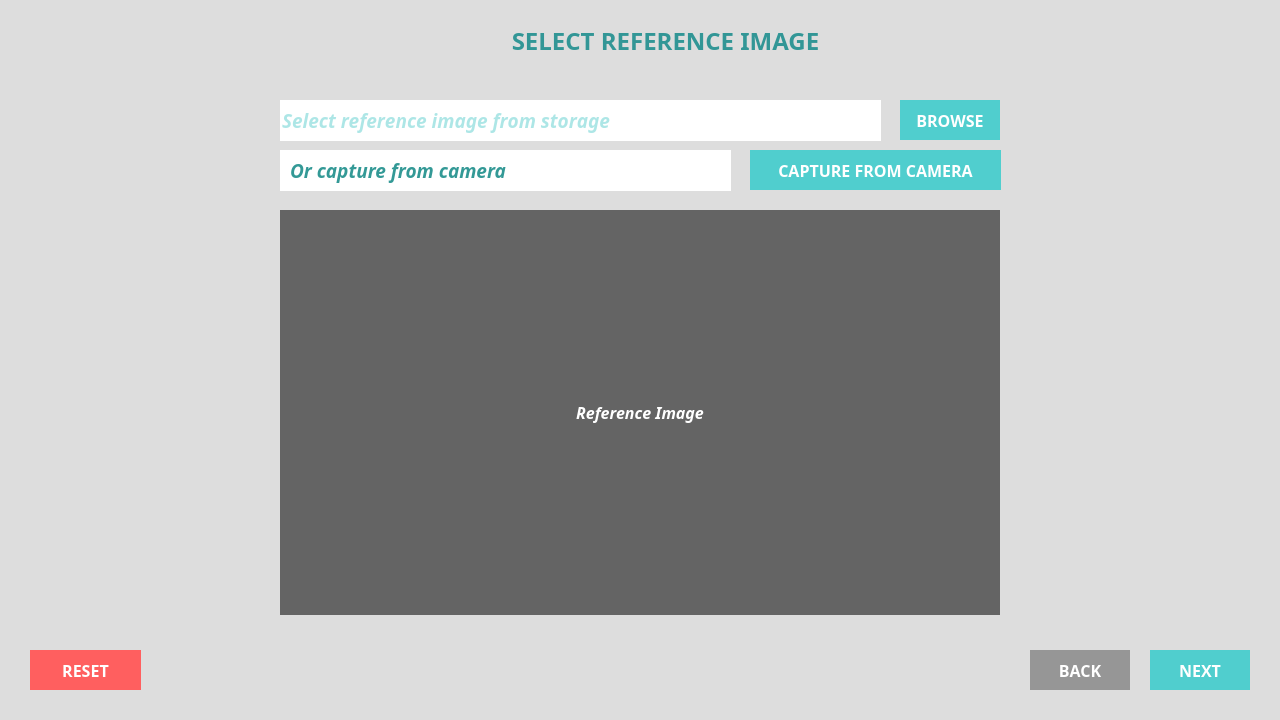
<?xml version="1.0" encoding="UTF-8"?>
<ui version="4.0">
 <class>MainWindow</class>
 <widget class="QMainWindow" name="MainWindow">
  <property name="geometry">
   <rect>
    <x>0</x>
    <y>0</y>
    <width>1280</width>
    <height>720</height>
   </rect>
  </property>
  <property name="minimumSize">
   <size>
    <width>1280</width>
    <height>720</height>
   </size>
  </property>
  <property name="maximumSize">
   <size>
    <width>1280</width>
    <height>720</height>
   </size>
  </property>
  <property name="windowTitle">
   <string>MainWindow</string>
  </property>
  <property name="styleSheet">
   <string notr="true">border: 0;
background-color: rgb(221, 221, 221);</string>
  </property>
  <widget class="QWidget" name="centralwidget">
   <widget class="QLabel" name="define_parking_lot_label">
    <property name="geometry">
     <rect>
      <x>480</x>
      <y>20</y>
      <width>361</width>
      <height>41</height>
     </rect>
    </property>
    <property name="font">
     <font>
      <family>Montserrat</family>
      <pointsize>16</pointsize>
      <weight>75</weight>
      <italic>false</italic>
      <bold>true</bold>
     </font>
    </property>
    <property name="styleSheet">
     <string notr="true">color: rgb(91, 206, 206);
background-color: rgb(255, 255, 255);</string>
    </property>
    <property name="text">
     <string>SELECT REFERENCE IMAGE</string>
    </property>
    <property name="alignment">
     <set>Qt::AlignCenter</set>
    </property>
   </widget>
   <widget class="QPushButton" name="browse_B">
    <property name="geometry">
     <rect>
      <x>900</x>
      <y>100</y>
      <width>100</width>
      <height>40</height>
     </rect>
    </property>
    <property name="maximumSize">
     <size>
      <width>100</width>
      <height>40</height>
     </size>
    </property>
    <property name="font">
     <font>
      <family>Montserrat</family>
      <pointsize>12</pointsize>
      <weight>75</weight>
      <bold>true</bold>
     </font>
    </property>
    <property name="styleSheet">
     <string notr="true">QPushButton{
	background-color: rgb(80, 206, 206);
	color: rgb(255, 255, 255);
}

QPushButton:hover{
	background-color:rgb(51, 153, 150);
}

QPushButton:pressed{
	background-color: rgb(40, 120, 130);
}</string>
    </property>
    <property name="text">
     <string>BROWSE</string>
    </property>
   </widget>
   <widget class="QPushButton" name="back_B">
    <property name="geometry">
     <rect>
      <x>1030</x>
      <y>650</y>
      <width>100</width>
      <height>40</height>
     </rect>
    </property>
    <property name="maximumSize">
     <size>
      <width>100</width>
      <height>40</height>
     </size>
    </property>
    <property name="palette">
     <palette>
      <active>
       <colorrole role="WindowText">
        <brush brushstyle="SolidPattern">
         <color alpha="255">
          <red>255</red>
          <green>255</green>
          <blue>255</blue>
         </color>
        </brush>
       </colorrole>
       <colorrole role="Button">
        <brush brushstyle="SolidPattern">
         <color alpha="255">
          <red>150</red>
          <green>150</green>
          <blue>150</blue>
         </color>
        </brush>
       </colorrole>
       <colorrole role="Text">
        <brush brushstyle="SolidPattern">
         <color alpha="255">
          <red>255</red>
          <green>255</green>
          <blue>255</blue>
         </color>
        </brush>
       </colorrole>
       <colorrole role="ButtonText">
        <brush brushstyle="SolidPattern">
         <color alpha="255">
          <red>255</red>
          <green>255</green>
          <blue>255</blue>
         </color>
        </brush>
       </colorrole>
       <colorrole role="Base">
        <brush brushstyle="SolidPattern">
         <color alpha="255">
          <red>150</red>
          <green>150</green>
          <blue>150</blue>
         </color>
        </brush>
       </colorrole>
       <colorrole role="Window">
        <brush brushstyle="SolidPattern">
         <color alpha="255">
          <red>150</red>
          <green>150</green>
          <blue>150</blue>
         </color>
        </brush>
       </colorrole>
      </active>
      <inactive>
       <colorrole role="WindowText">
        <brush brushstyle="SolidPattern">
         <color alpha="255">
          <red>255</red>
          <green>255</green>
          <blue>255</blue>
         </color>
        </brush>
       </colorrole>
       <colorrole role="Button">
        <brush brushstyle="SolidPattern">
         <color alpha="255">
          <red>150</red>
          <green>150</green>
          <blue>150</blue>
         </color>
        </brush>
       </colorrole>
       <colorrole role="Text">
        <brush brushstyle="SolidPattern">
         <color alpha="255">
          <red>255</red>
          <green>255</green>
          <blue>255</blue>
         </color>
        </brush>
       </colorrole>
       <colorrole role="ButtonText">
        <brush brushstyle="SolidPattern">
         <color alpha="255">
          <red>255</red>
          <green>255</green>
          <blue>255</blue>
         </color>
        </brush>
       </colorrole>
       <colorrole role="Base">
        <brush brushstyle="SolidPattern">
         <color alpha="255">
          <red>150</red>
          <green>150</green>
          <blue>150</blue>
         </color>
        </brush>
       </colorrole>
       <colorrole role="Window">
        <brush brushstyle="SolidPattern">
         <color alpha="255">
          <red>150</red>
          <green>150</green>
          <blue>150</blue>
         </color>
        </brush>
       </colorrole>
      </inactive>
      <disabled>
       <colorrole role="WindowText">
        <brush brushstyle="SolidPattern">
         <color alpha="255">
          <red>255</red>
          <green>255</green>
          <blue>255</blue>
         </color>
        </brush>
       </colorrole>
       <colorrole role="Button">
        <brush brushstyle="SolidPattern">
         <color alpha="255">
          <red>150</red>
          <green>150</green>
          <blue>150</blue>
         </color>
        </brush>
       </colorrole>
       <colorrole role="Text">
        <brush brushstyle="SolidPattern">
         <color alpha="255">
          <red>255</red>
          <green>255</green>
          <blue>255</blue>
         </color>
        </brush>
       </colorrole>
       <colorrole role="ButtonText">
        <brush brushstyle="SolidPattern">
         <color alpha="255">
          <red>255</red>
          <green>255</green>
          <blue>255</blue>
         </color>
        </brush>
       </colorrole>
       <colorrole role="Base">
        <brush brushstyle="SolidPattern">
         <color alpha="255">
          <red>150</red>
          <green>150</green>
          <blue>150</blue>
         </color>
        </brush>
       </colorrole>
       <colorrole role="Window">
        <brush brushstyle="SolidPattern">
         <color alpha="255">
          <red>150</red>
          <green>150</green>
          <blue>150</blue>
         </color>
        </brush>
       </colorrole>
      </disabled>
     </palette>
    </property>
    <property name="font">
     <font>
      <family>Montserrat</family>
      <pointsize>12</pointsize>
      <weight>75</weight>
      <italic>false</italic>
      <bold>true</bold>
     </font>
    </property>
    <property name="whatsThis">
     <string>&lt;html&gt;&lt;head/&gt;&lt;body&gt;&lt;p&gt;&lt;span style=&quot; font-size:11pt; font-weight:400;&quot;&gt;Return to previous step&lt;/span&gt;&lt;/p&gt;&lt;/body&gt;&lt;/html&gt;</string>
    </property>
    <property name="styleSheet">
     <string notr="true">QPushButton{
	background-color: rgb(150, 150, 150);
	color: rgb(255, 255, 255);
}

QPushButton:hover{
	background-color:rgb(100, 100, 100);
}

QPushButton:pressed{
	background-color: rgb(75, 75, 75);
}</string>
    </property>
    <property name="text">
     <string>BACK</string>
    </property>
   </widget>
   <widget class="QPushButton" name="next_B">
    <property name="geometry">
     <rect>
      <x>1150</x>
      <y>650</y>
      <width>100</width>
      <height>40</height>
     </rect>
    </property>
    <property name="maximumSize">
     <size>
      <width>100</width>
      <height>40</height>
     </size>
    </property>
    <property name="palette">
     <palette>
      <active>
       <colorrole role="WindowText">
        <brush brushstyle="SolidPattern">
         <color alpha="255">
          <red>255</red>
          <green>255</green>
          <blue>255</blue>
         </color>
        </brush>
       </colorrole>
       <colorrole role="Button">
        <brush brushstyle="SolidPattern">
         <color alpha="255">
          <red>80</red>
          <green>206</green>
          <blue>206</blue>
         </color>
        </brush>
       </colorrole>
       <colorrole role="Text">
        <brush brushstyle="SolidPattern">
         <color alpha="255">
          <red>255</red>
          <green>255</green>
          <blue>255</blue>
         </color>
        </brush>
       </colorrole>
       <colorrole role="ButtonText">
        <brush brushstyle="SolidPattern">
         <color alpha="255">
          <red>255</red>
          <green>255</green>
          <blue>255</blue>
         </color>
        </brush>
       </colorrole>
       <colorrole role="Base">
        <brush brushstyle="SolidPattern">
         <color alpha="255">
          <red>80</red>
          <green>206</green>
          <blue>206</blue>
         </color>
        </brush>
       </colorrole>
       <colorrole role="Window">
        <brush brushstyle="SolidPattern">
         <color alpha="255">
          <red>80</red>
          <green>206</green>
          <blue>206</blue>
         </color>
        </brush>
       </colorrole>
      </active>
      <inactive>
       <colorrole role="WindowText">
        <brush brushstyle="SolidPattern">
         <color alpha="255">
          <red>255</red>
          <green>255</green>
          <blue>255</blue>
         </color>
        </brush>
       </colorrole>
       <colorrole role="Button">
        <brush brushstyle="SolidPattern">
         <color alpha="255">
          <red>80</red>
          <green>206</green>
          <blue>206</blue>
         </color>
        </brush>
       </colorrole>
       <colorrole role="Text">
        <brush brushstyle="SolidPattern">
         <color alpha="255">
          <red>255</red>
          <green>255</green>
          <blue>255</blue>
         </color>
        </brush>
       </colorrole>
       <colorrole role="ButtonText">
        <brush brushstyle="SolidPattern">
         <color alpha="255">
          <red>255</red>
          <green>255</green>
          <blue>255</blue>
         </color>
        </brush>
       </colorrole>
       <colorrole role="Base">
        <brush brushstyle="SolidPattern">
         <color alpha="255">
          <red>80</red>
          <green>206</green>
          <blue>206</blue>
         </color>
        </brush>
       </colorrole>
       <colorrole role="Window">
        <brush brushstyle="SolidPattern">
         <color alpha="255">
          <red>80</red>
          <green>206</green>
          <blue>206</blue>
         </color>
        </brush>
       </colorrole>
      </inactive>
      <disabled>
       <colorrole role="WindowText">
        <brush brushstyle="SolidPattern">
         <color alpha="255">
          <red>255</red>
          <green>255</green>
          <blue>255</blue>
         </color>
        </brush>
       </colorrole>
       <colorrole role="Button">
        <brush brushstyle="SolidPattern">
         <color alpha="255">
          <red>80</red>
          <green>206</green>
          <blue>206</blue>
         </color>
        </brush>
       </colorrole>
       <colorrole role="Text">
        <brush brushstyle="SolidPattern">
         <color alpha="255">
          <red>255</red>
          <green>255</green>
          <blue>255</blue>
         </color>
        </brush>
       </colorrole>
       <colorrole role="ButtonText">
        <brush brushstyle="SolidPattern">
         <color alpha="255">
          <red>255</red>
          <green>255</green>
          <blue>255</blue>
         </color>
        </brush>
       </colorrole>
       <colorrole role="Base">
        <brush brushstyle="SolidPattern">
         <color alpha="255">
          <red>80</red>
          <green>206</green>
          <blue>206</blue>
         </color>
        </brush>
       </colorrole>
       <colorrole role="Window">
        <brush brushstyle="SolidPattern">
         <color alpha="255">
          <red>80</red>
          <green>206</green>
          <blue>206</blue>
         </color>
        </brush>
       </colorrole>
      </disabled>
     </palette>
    </property>
    <property name="font">
     <font>
      <family>Montserrat</family>
      <pointsize>12</pointsize>
      <weight>75</weight>
      <italic>false</italic>
      <bold>true</bold>
     </font>
    </property>
    <property name="whatsThis">
     <string>&lt;html&gt;&lt;head/&gt;&lt;body&gt;&lt;p&gt;&lt;span style=&quot; font-size:11pt; font-weight:400;&quot;&gt;Proceed to next step&lt;/span&gt;&lt;/p&gt;&lt;/body&gt;&lt;/html&gt;</string>
    </property>
    <property name="styleSheet">
     <string notr="true">QPushButton{
	background-color: rgb(80, 206, 206);
	color: rgb(255, 255, 255);
}

QPushButton:hover{
	background-color:rgb(51, 153, 150);
}

QPushButton:pressed{
	background-color: rgb(40, 120, 130);
}</string>
    </property>
    <property name="text">
     <string>NEXT</string>
    </property>
   </widget>
   <widget class="QPushButton" name="reset_image_B">
    <property name="geometry">
     <rect>
      <x>30</x>
      <y>650</y>
      <width>111</width>
      <height>40</height>
     </rect>
    </property>
    <property name="maximumSize">
     <size>
      <width>200</width>
      <height>40</height>
     </size>
    </property>
    <property name="palette">
     <palette>
      <active>
       <colorrole role="WindowText">
        <brush brushstyle="SolidPattern">
         <color alpha="255">
          <red>255</red>
          <green>255</green>
          <blue>255</blue>
         </color>
        </brush>
       </colorrole>
       <colorrole role="Button">
        <brush brushstyle="SolidPattern">
         <color alpha="255">
          <red>255</red>
          <green>95</green>
          <blue>95</blue>
         </color>
        </brush>
       </colorrole>
       <colorrole role="Text">
        <brush brushstyle="SolidPattern">
         <color alpha="255">
          <red>255</red>
          <green>255</green>
          <blue>255</blue>
         </color>
        </brush>
       </colorrole>
       <colorrole role="ButtonText">
        <brush brushstyle="SolidPattern">
         <color alpha="255">
          <red>255</red>
          <green>255</green>
          <blue>255</blue>
         </color>
        </brush>
       </colorrole>
       <colorrole role="Base">
        <brush brushstyle="SolidPattern">
         <color alpha="255">
          <red>255</red>
          <green>95</green>
          <blue>95</blue>
         </color>
        </brush>
       </colorrole>
       <colorrole role="Window">
        <brush brushstyle="SolidPattern">
         <color alpha="255">
          <red>255</red>
          <green>95</green>
          <blue>95</blue>
         </color>
        </brush>
       </colorrole>
      </active>
      <inactive>
       <colorrole role="WindowText">
        <brush brushstyle="SolidPattern">
         <color alpha="255">
          <red>255</red>
          <green>255</green>
          <blue>255</blue>
         </color>
        </brush>
       </colorrole>
       <colorrole role="Button">
        <brush brushstyle="SolidPattern">
         <color alpha="255">
          <red>255</red>
          <green>95</green>
          <blue>95</blue>
         </color>
        </brush>
       </colorrole>
       <colorrole role="Text">
        <brush brushstyle="SolidPattern">
         <color alpha="255">
          <red>255</red>
          <green>255</green>
          <blue>255</blue>
         </color>
        </brush>
       </colorrole>
       <colorrole role="ButtonText">
        <brush brushstyle="SolidPattern">
         <color alpha="255">
          <red>255</red>
          <green>255</green>
          <blue>255</blue>
         </color>
        </brush>
       </colorrole>
       <colorrole role="Base">
        <brush brushstyle="SolidPattern">
         <color alpha="255">
          <red>255</red>
          <green>95</green>
          <blue>95</blue>
         </color>
        </brush>
       </colorrole>
       <colorrole role="Window">
        <brush brushstyle="SolidPattern">
         <color alpha="255">
          <red>255</red>
          <green>95</green>
          <blue>95</blue>
         </color>
        </brush>
       </colorrole>
      </inactive>
      <disabled>
       <colorrole role="WindowText">
        <brush brushstyle="SolidPattern">
         <color alpha="255">
          <red>255</red>
          <green>255</green>
          <blue>255</blue>
         </color>
        </brush>
       </colorrole>
       <colorrole role="Button">
        <brush brushstyle="SolidPattern">
         <color alpha="255">
          <red>255</red>
          <green>95</green>
          <blue>95</blue>
         </color>
        </brush>
       </colorrole>
       <colorrole role="Text">
        <brush brushstyle="SolidPattern">
         <color alpha="255">
          <red>255</red>
          <green>255</green>
          <blue>255</blue>
         </color>
        </brush>
       </colorrole>
       <colorrole role="ButtonText">
        <brush brushstyle="SolidPattern">
         <color alpha="255">
          <red>255</red>
          <green>255</green>
          <blue>255</blue>
         </color>
        </brush>
       </colorrole>
       <colorrole role="Base">
        <brush brushstyle="SolidPattern">
         <color alpha="255">
          <red>255</red>
          <green>95</green>
          <blue>95</blue>
         </color>
        </brush>
       </colorrole>
       <colorrole role="Window">
        <brush brushstyle="SolidPattern">
         <color alpha="255">
          <red>255</red>
          <green>95</green>
          <blue>95</blue>
         </color>
        </brush>
       </colorrole>
      </disabled>
     </palette>
    </property>
    <property name="font">
     <font>
      <family>Montserrat</family>
      <pointsize>12</pointsize>
      <weight>75</weight>
      <italic>false</italic>
      <bold>true</bold>
     </font>
    </property>
    <property name="whatsThis">
     <string>&lt;html&gt;&lt;head/&gt;&lt;body&gt;&lt;p&gt;&lt;span style=&quot; font-size:11pt; font-weight:400;&quot;&gt;Proceed to next step&lt;/span&gt;&lt;/p&gt;&lt;/body&gt;&lt;/html&gt;</string>
    </property>
    <property name="styleSheet">
     <string notr="true">QPushButton{
	background-color: rgb(255, 95, 95);
	color: rgb(255, 255, 255);
}

QPushButton:hover{
	background-color:rgb(200, 80, 80);
}

QPushButton:pressed{
	background-color: rgb(200, 60, 60);
}</string>
    </property>
    <property name="text">
     <string>RESET</string>
    </property>
   </widget>
   <widget class="QLabel" name="capture_from_cam">
    <property name="geometry">
     <rect>
      <x>280</x>
      <y>150</y>
      <width>451</width>
      <height>41</height>
     </rect>
    </property>
    <property name="font">
     <font>
      <family>Montserrat</family>
      <pointsize>14</pointsize>
      <weight>75</weight>
      <italic>true</italic>
      <bold>true</bold>
     </font>
    </property>
    <property name="styleSheet">
     <string notr="true">color: rgb(51, 153, 150);
background-color: rgb(255, 255, 255);</string>
    </property>
    <property name="text">
     <string>Or capture from camera</string>
    </property>
    <property name="alignment">
     <set>Qt::AlignLeading|Qt::AlignLeft|Qt::AlignVCenter</set>
    </property>
    <property name="indent">
     <number>10</number>
    </property>
   </widget>
   <widget class="QPushButton" name="cam_image_B">
    <property name="geometry">
     <rect>
      <x>750</x>
      <y>150</y>
      <width>251</width>
      <height>40</height>
     </rect>
    </property>
    <property name="maximumSize">
     <size>
      <width>300</width>
      <height>40</height>
     </size>
    </property>
    <property name="palette">
     <palette>
      <active>
       <colorrole role="WindowText">
        <brush brushstyle="SolidPattern">
         <color alpha="255">
          <red>255</red>
          <green>255</green>
          <blue>255</blue>
         </color>
        </brush>
       </colorrole>
       <colorrole role="Button">
        <brush brushstyle="SolidPattern">
         <color alpha="255">
          <red>80</red>
          <green>206</green>
          <blue>206</blue>
         </color>
        </brush>
       </colorrole>
       <colorrole role="Text">
        <brush brushstyle="SolidPattern">
         <color alpha="255">
          <red>255</red>
          <green>255</green>
          <blue>255</blue>
         </color>
        </brush>
       </colorrole>
       <colorrole role="ButtonText">
        <brush brushstyle="SolidPattern">
         <color alpha="255">
          <red>255</red>
          <green>255</green>
          <blue>255</blue>
         </color>
        </brush>
       </colorrole>
       <colorrole role="Base">
        <brush brushstyle="SolidPattern">
         <color alpha="255">
          <red>80</red>
          <green>206</green>
          <blue>206</blue>
         </color>
        </brush>
       </colorrole>
       <colorrole role="Window">
        <brush brushstyle="SolidPattern">
         <color alpha="255">
          <red>80</red>
          <green>206</green>
          <blue>206</blue>
         </color>
        </brush>
       </colorrole>
      </active>
      <inactive>
       <colorrole role="WindowText">
        <brush brushstyle="SolidPattern">
         <color alpha="255">
          <red>255</red>
          <green>255</green>
          <blue>255</blue>
         </color>
        </brush>
       </colorrole>
       <colorrole role="Button">
        <brush brushstyle="SolidPattern">
         <color alpha="255">
          <red>80</red>
          <green>206</green>
          <blue>206</blue>
         </color>
        </brush>
       </colorrole>
       <colorrole role="Text">
        <brush brushstyle="SolidPattern">
         <color alpha="255">
          <red>255</red>
          <green>255</green>
          <blue>255</blue>
         </color>
        </brush>
       </colorrole>
       <colorrole role="ButtonText">
        <brush brushstyle="SolidPattern">
         <color alpha="255">
          <red>255</red>
          <green>255</green>
          <blue>255</blue>
         </color>
        </brush>
       </colorrole>
       <colorrole role="Base">
        <brush brushstyle="SolidPattern">
         <color alpha="255">
          <red>80</red>
          <green>206</green>
          <blue>206</blue>
         </color>
        </brush>
       </colorrole>
       <colorrole role="Window">
        <brush brushstyle="SolidPattern">
         <color alpha="255">
          <red>80</red>
          <green>206</green>
          <blue>206</blue>
         </color>
        </brush>
       </colorrole>
      </inactive>
      <disabled>
       <colorrole role="WindowText">
        <brush brushstyle="SolidPattern">
         <color alpha="255">
          <red>255</red>
          <green>255</green>
          <blue>255</blue>
         </color>
        </brush>
       </colorrole>
       <colorrole role="Button">
        <brush brushstyle="SolidPattern">
         <color alpha="255">
          <red>80</red>
          <green>206</green>
          <blue>206</blue>
         </color>
        </brush>
       </colorrole>
       <colorrole role="Text">
        <brush brushstyle="SolidPattern">
         <color alpha="255">
          <red>255</red>
          <green>255</green>
          <blue>255</blue>
         </color>
        </brush>
       </colorrole>
       <colorrole role="ButtonText">
        <brush brushstyle="SolidPattern">
         <color alpha="255">
          <red>255</red>
          <green>255</green>
          <blue>255</blue>
         </color>
        </brush>
       </colorrole>
       <colorrole role="Base">
        <brush brushstyle="SolidPattern">
         <color alpha="255">
          <red>80</red>
          <green>206</green>
          <blue>206</blue>
         </color>
        </brush>
       </colorrole>
       <colorrole role="Window">
        <brush brushstyle="SolidPattern">
         <color alpha="255">
          <red>80</red>
          <green>206</green>
          <blue>206</blue>
         </color>
        </brush>
       </colorrole>
      </disabled>
     </palette>
    </property>
    <property name="font">
     <font>
      <family>Montserrat</family>
      <pointsize>12</pointsize>
      <weight>75</weight>
      <italic>false</italic>
      <bold>true</bold>
     </font>
    </property>
    <property name="whatsThis">
     <string>&lt;html&gt;&lt;head/&gt;&lt;body&gt;&lt;p&gt;&lt;span style=&quot; font-size:11pt; font-weight:400;&quot;&gt;Proceed to next step&lt;/span&gt;&lt;/p&gt;&lt;/body&gt;&lt;/html&gt;</string>
    </property>
    <property name="styleSheet">
     <string notr="true">QPushButton{
	background-color: rgb(80, 206, 206);
	color: rgb(255, 255, 255);
}

QPushButton:hover{
	background-color:rgb(51, 153, 150);
}

QPushButton:pressed{
	background-color: rgb(40, 120, 130);
}</string>
    </property>
    <property name="text">
     <string>CAPTURE FROM CAMERA</string>
    </property>
   </widget>
   <widget class="QLineEdit" name="image_name">
    <property name="geometry">
     <rect>
      <x>280</x>
      <y>100</y>
      <width>601</width>
      <height>41</height>
     </rect>
    </property>
    <property name="font">
     <font>
      <family>Montserrat</family>
      <pointsize>14</pointsize>
      <weight>75</weight>
      <italic>true</italic>
      <bold>true</bold>
      <kerning>false</kerning>
     </font>
    </property>
    <property name="styleSheet">
     <string notr="true">color: rgb(91, 206, 206);
background-color: rgb(255, 255, 255);
kerning: 100;
</string>
    </property>
    <property name="frame">
     <bool>false</bool>
    </property>
    <property name="readOnly">
     <bool>true</bool>
    </property>
    <property name="placeholderText">
     <string>Select reference image from storage</string>
    </property>
   </widget>
   <widget class="QLabel" name="image_disp">
    <property name="geometry">
     <rect>
      <x>280</x>
      <y>210</y>
      <width>720</width>
      <height>405</height>
     </rect>
    </property>
    <property name="maximumSize">
     <size>
      <width>720</width>
      <height>405</height>
     </size>
    </property>
    <property name="font">
     <font>
      <family>Montserrat</family>
      <pointsize>12</pointsize>
      <weight>75</weight>
      <italic>true</italic>
      <bold>true</bold>
     </font>
    </property>
    <property name="styleSheet">
     <string notr="true">background-color: rgb(100, 100, 100);
color: rgb(255, 255, 255);</string>
    </property>
    <property name="text">
     <string>Reference Image</string>
    </property>
    <property name="alignment">
     <set>Qt::AlignCenter</set>
    </property>
   </widget>
   <widget class="QLabel" name="define_parking_lot_label_2">
    <property name="geometry">
     <rect>
      <x>460</x>
      <y>20</y>
      <width>411</width>
      <height>41</height>
     </rect>
    </property>
    <property name="font">
     <font>
      <family>Montserrat</family>
      <pointsize>18</pointsize>
      <weight>75</weight>
      <italic>false</italic>
      <bold>true</bold>
     </font>
    </property>
    <property name="styleSheet">
     <string notr="true">color: rgb(50, 150, 150);</string>
    </property>
    <property name="text">
     <string>SELECT REFERENCE IMAGE</string>
    </property>
    <property name="alignment">
     <set>Qt::AlignCenter</set>
    </property>
   </widget>
  </widget>
  <widget class="QMenuBar" name="menubar">
   <property name="geometry">
    <rect>
     <x>0</x>
     <y>0</y>
     <width>1280</width>
     <height>21</height>
    </rect>
   </property>
  </widget>
  <widget class="QStatusBar" name="statusbar"/>
 </widget>
 <resources/>
 <connections/>
</ui>
